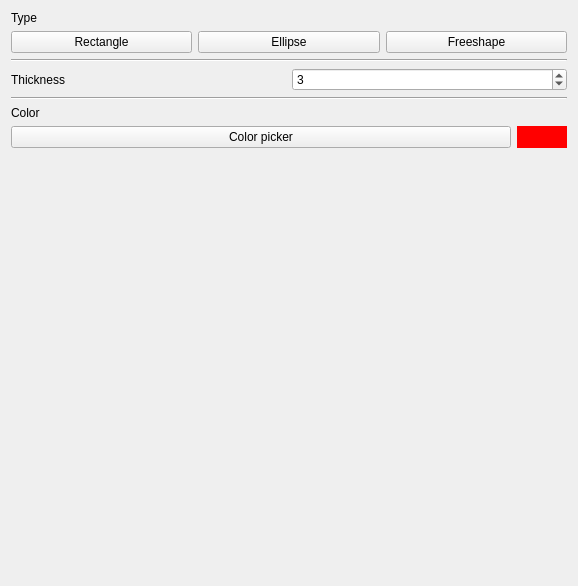
<?xml version="1.0" encoding="UTF-8"?>
<ui version="4.0">
 <class>Edit</class>
 <widget class="QWidget" name="Edit">
  <property name="geometry">
   <rect>
    <x>0</x>
    <y>0</y>
    <width>578</width>
    <height>586</height>
   </rect>
  </property>
  <property name="windowTitle">
   <string>Form</string>
  </property>
  <property name="layoutDirection">
   <enum>Qt::LeftToRight</enum>
  </property>
  <layout class="QVBoxLayout" name="verticalLayout">
   <item>
    <layout class="QVBoxLayout" name="verticalLayout_2">
     <item>
      <widget class="QLabel" name="label_2">
       <property name="sizePolicy">
        <sizepolicy hsizetype="Preferred" vsizetype="Fixed">
         <horstretch>0</horstretch>
         <verstretch>0</verstretch>
        </sizepolicy>
       </property>
       <property name="text">
        <string>Type</string>
       </property>
      </widget>
     </item>
     <item>
      <layout class="QHBoxLayout" name="horizontalLayout_2">
       <item>
        <widget class="QPushButton" name="rectangleButton">
         <property name="text">
          <string>Rectangle</string>
         </property>
         <property name="checkable">
          <bool>true</bool>
         </property>
        </widget>
       </item>
       <item>
        <widget class="QPushButton" name="ellipseButton">
         <property name="text">
          <string>Ellipse</string>
         </property>
         <property name="checkable">
          <bool>true</bool>
         </property>
        </widget>
       </item>
       <item>
        <widget class="QPushButton" name="freeshapeButton">
         <property name="text">
          <string>Freeshape</string>
         </property>
         <property name="checkable">
          <bool>true</bool>
         </property>
        </widget>
       </item>
      </layout>
     </item>
    </layout>
   </item>
   <item>
    <widget class="Line" name="line">
     <property name="orientation">
      <enum>Qt::Horizontal</enum>
     </property>
    </widget>
   </item>
   <item>
    <layout class="QHBoxLayout" name="horizontalLayout">
     <item>
      <widget class="QLabel" name="label">
       <property name="text">
        <string>Thickness</string>
       </property>
      </widget>
     </item>
     <item>
      <widget class="QSpinBox" name="thicknessBox">
       <property name="minimum">
        <number>1</number>
       </property>
       <property name="value">
        <number>3</number>
       </property>
      </widget>
     </item>
    </layout>
   </item>
   <item>
    <widget class="Line" name="line_2">
     <property name="orientation">
      <enum>Qt::Horizontal</enum>
     </property>
    </widget>
   </item>
   <item>
    <layout class="QVBoxLayout" name="verticalLayout_3">
     <item>
      <widget class="QLabel" name="label_3">
       <property name="sizePolicy">
        <sizepolicy hsizetype="Preferred" vsizetype="Fixed">
         <horstretch>0</horstretch>
         <verstretch>0</verstretch>
        </sizepolicy>
       </property>
       <property name="text">
        <string>Color</string>
       </property>
      </widget>
     </item>
     <item>
      <layout class="QHBoxLayout" name="horizontalLayout_3">
       <item>
        <widget class="QPushButton" name="colorButton">
         <property name="text">
          <string>Color picker</string>
         </property>
        </widget>
       </item>
       <item>
        <widget class="QLabel" name="colorLabel">
         <property name="maximumSize">
          <size>
           <width>50</width>
           <height>16777215</height>
          </size>
         </property>
         <property name="styleSheet">
          <string notr="true">background-color: rgb(255, 0, 0);</string>
         </property>
         <property name="text">
          <string/>
         </property>
        </widget>
       </item>
      </layout>
     </item>
    </layout>
   </item>
   <item>
    <widget class="QWidget" name="widget" native="true">
     <property name="sizePolicy">
      <sizepolicy hsizetype="Preferred" vsizetype="MinimumExpanding">
       <horstretch>0</horstretch>
       <verstretch>0</verstretch>
      </sizepolicy>
     </property>
    </widget>
   </item>
  </layout>
 </widget>
 <resources/>
 <connections/>
</ui>
